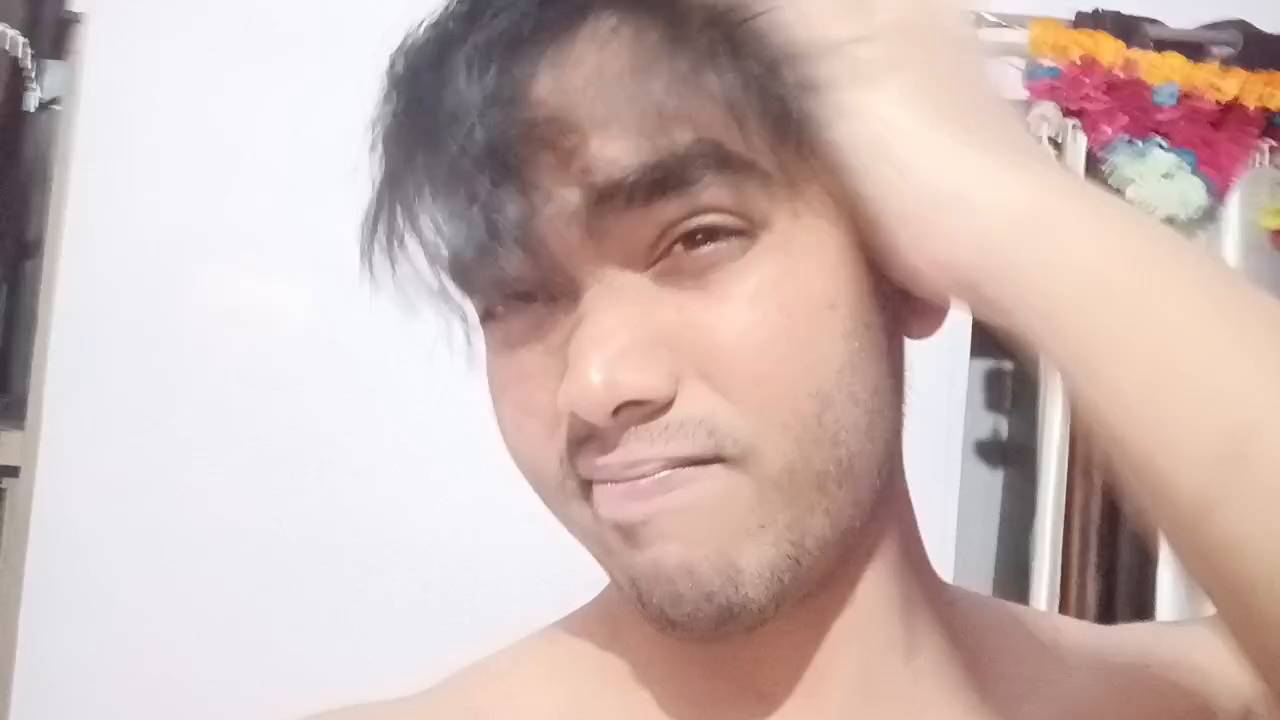
#> input picture frame 0 of public/videos/puppy-chat.mp4, 1280 x 720 px, given in place of pup15.mp4, which was not available
$ python extract_vids.py
#> lines starting #> are read from the running program, lines starting #| are printed output that depends on the picture
import cv2
import os

for vid in ['pup15', 'pup16', 'pup17']:
    out_dir = f'reference/{vid}_frames'
    os.makedirs(out_dir, exist_ok=True)
    cap = cv2.VideoCapture(rf'..\{vid}.mp4')
    fps = cap.get(cv2.CAP_PROP_FPS) or 30
    total = int(cap.get(cv2.CAP_PROP_FRAME_COUNT))
    dur = total / fps
    print(f"{vid}.mp4: {total} frames, {dur:.2f}s, {fps:.2f} fps")

    for i in range(25):
        t = (i / 24) * (total - 1)
        cap.set(cv2.CAP_PROP_POS_FRAMES, int(t))
        ret, frame = cap.read()
        if ret:
            sec = t / fps
            cv2.imwrite(f"{out_dir}/frame_{i:03d}_{sec:.2f}s.jpg", frame)
#> this loop made 25 passes
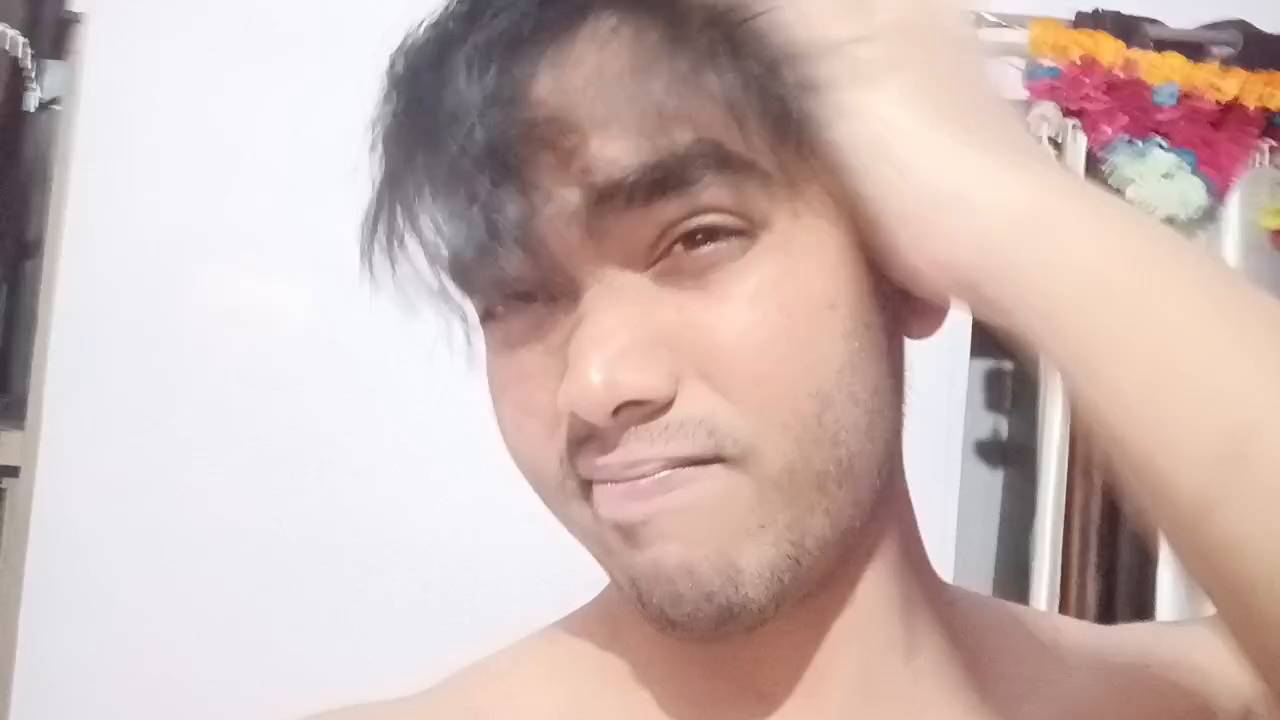
#> input picture frame 0 of public/videos/puppy-chat.mp4, 1280 x 720 px, given in place of pup15.mp4, which was not available
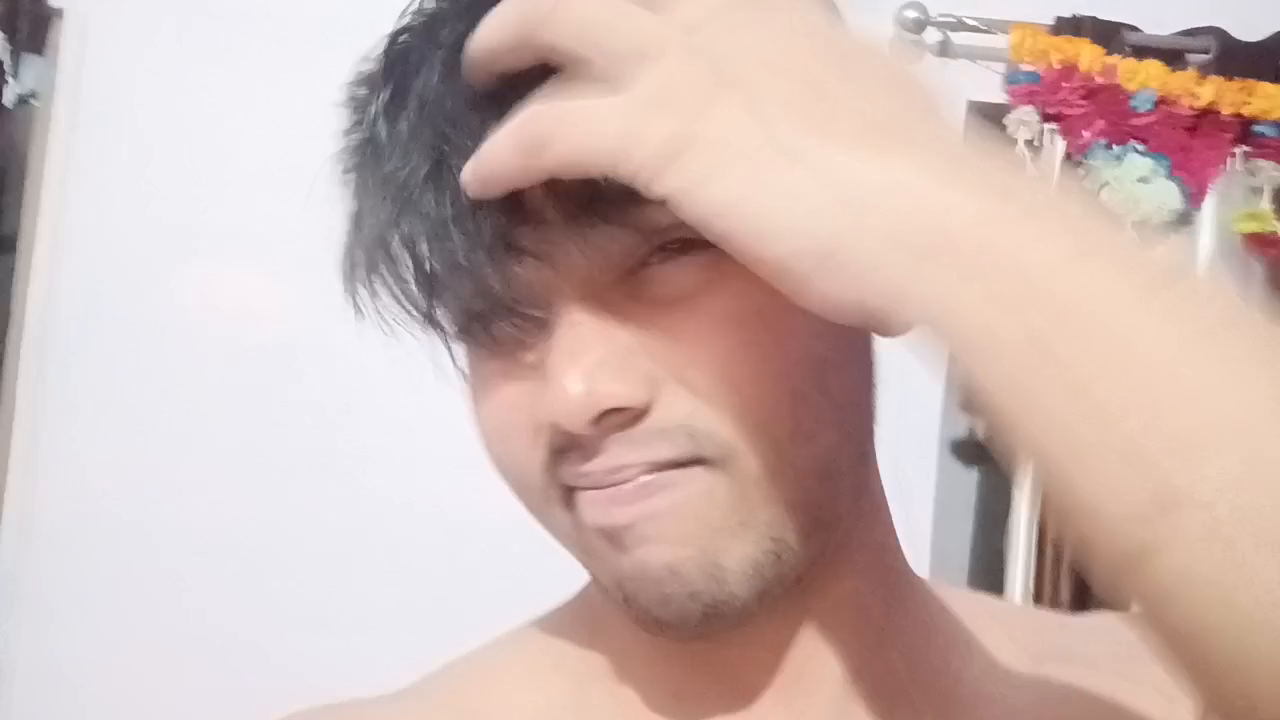
#> input picture frame 2 of public/videos/puppy-chat.mp4, 1280 x 720 px, given in place of pup15.mp4, which was not available
#> pass 3, `ret, frame = cap.read()`:
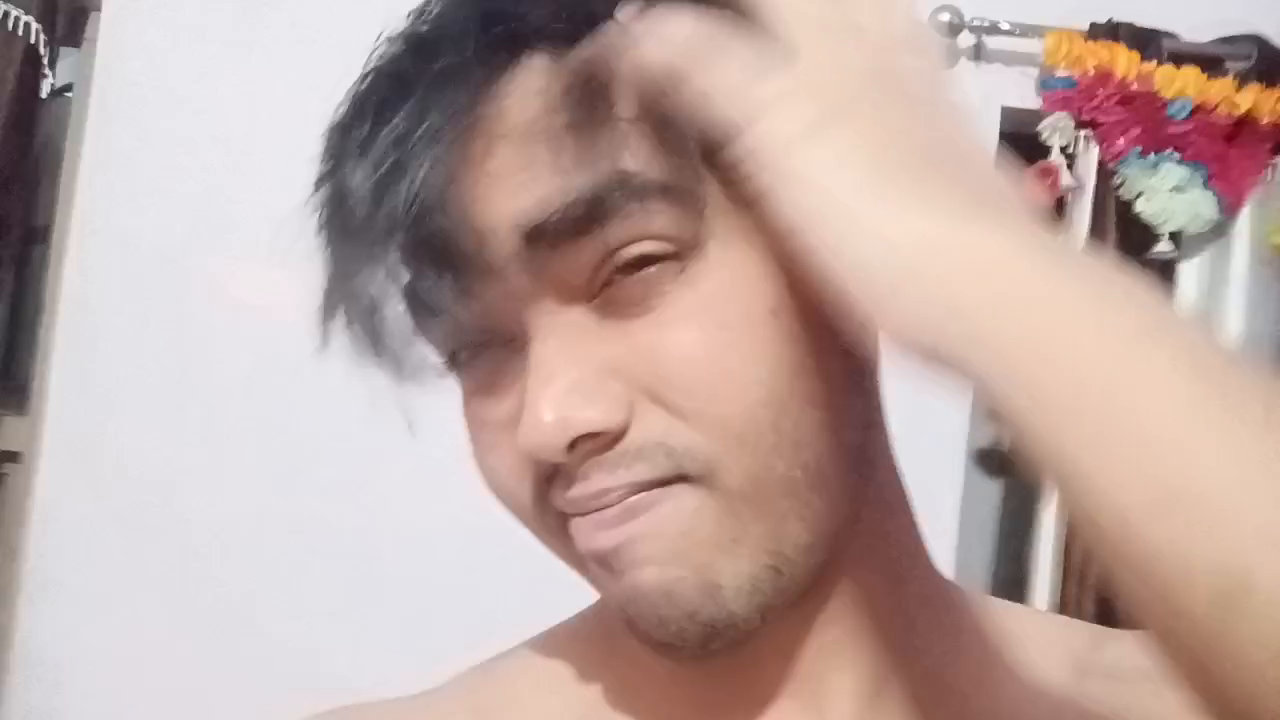
#> frame: shape (720, 1280, 3); mean B, G, R 162.5, 167.6, 190
    cap.release()

print("All video frames extracted!")

$ run again, starting later in the video
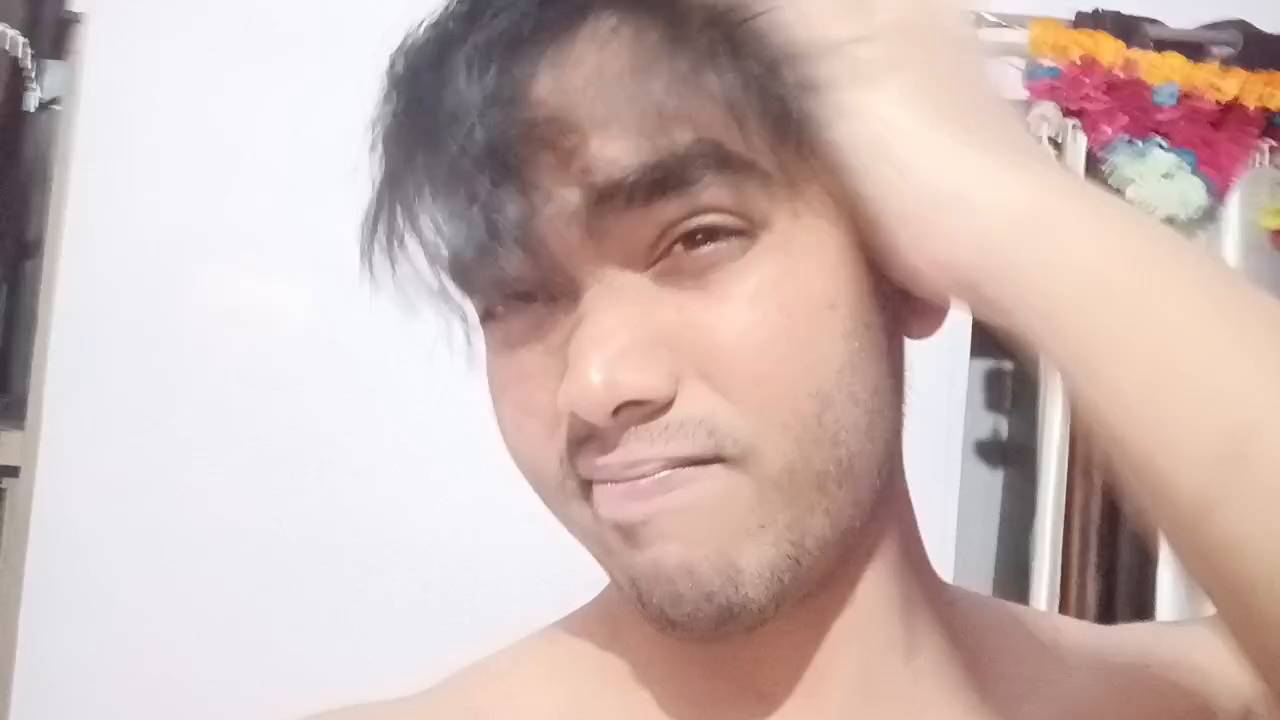
#> input picture frame 0 of public/videos/puppy-chat.mp4, 1280 x 720 px, given in place of pup15.mp4, which was not available
#> the loop `for i in range(25):` made 25 passes
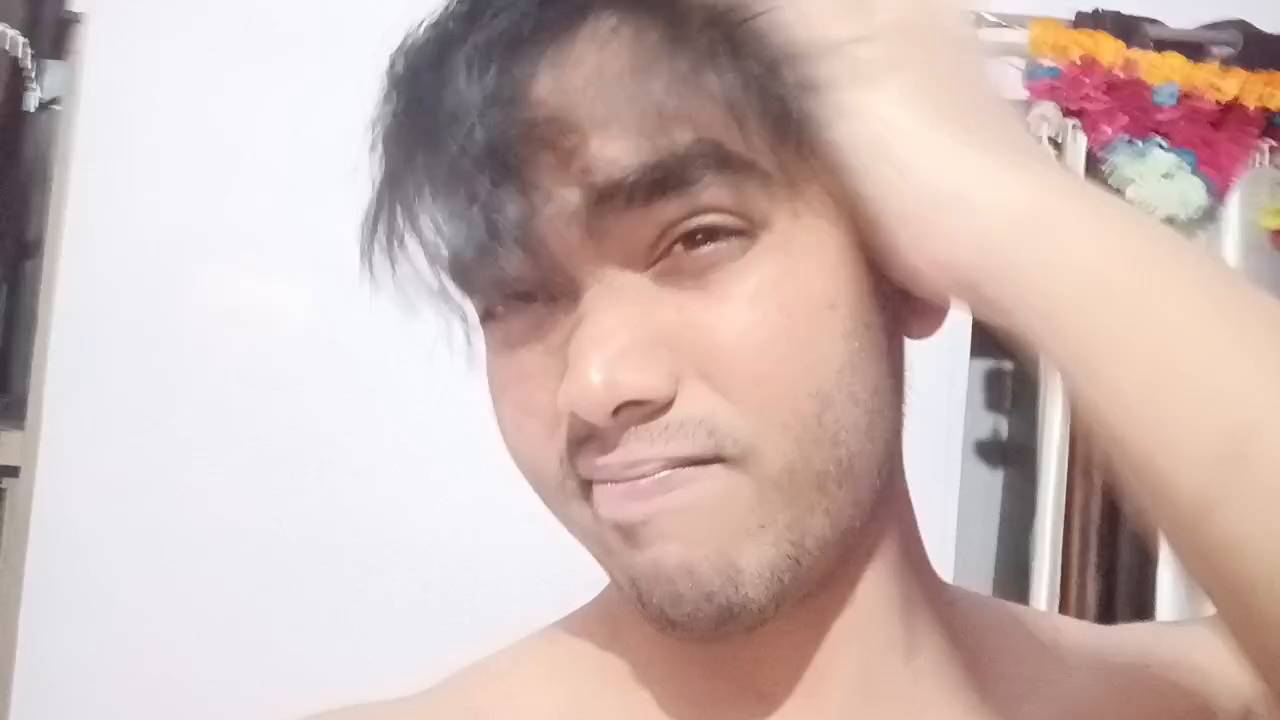
#> input picture frame 0 of public/videos/puppy-chat.mp4, 1280 x 720 px, given in place of pup15.mp4, which was not available
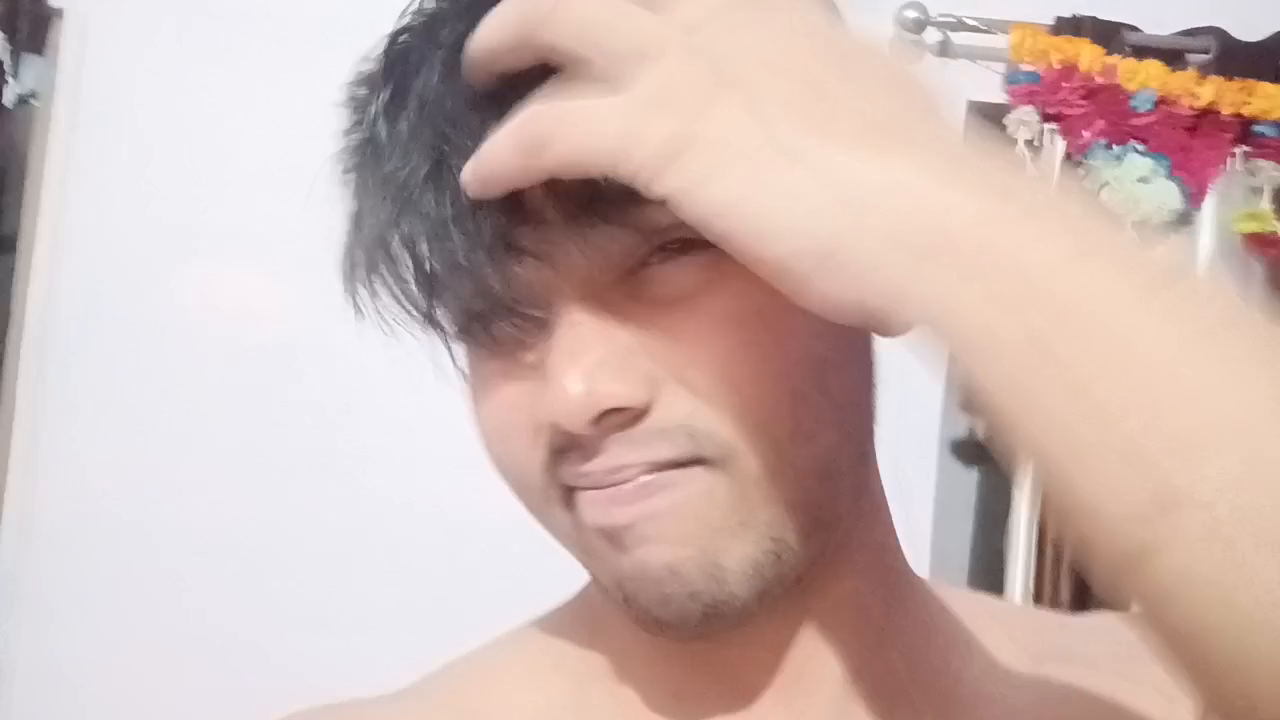
#> input picture frame 2 of public/videos/puppy-chat.mp4, 1280 x 720 px, given in place of pup15.mp4, which was not available

$ run again, starting later in the video
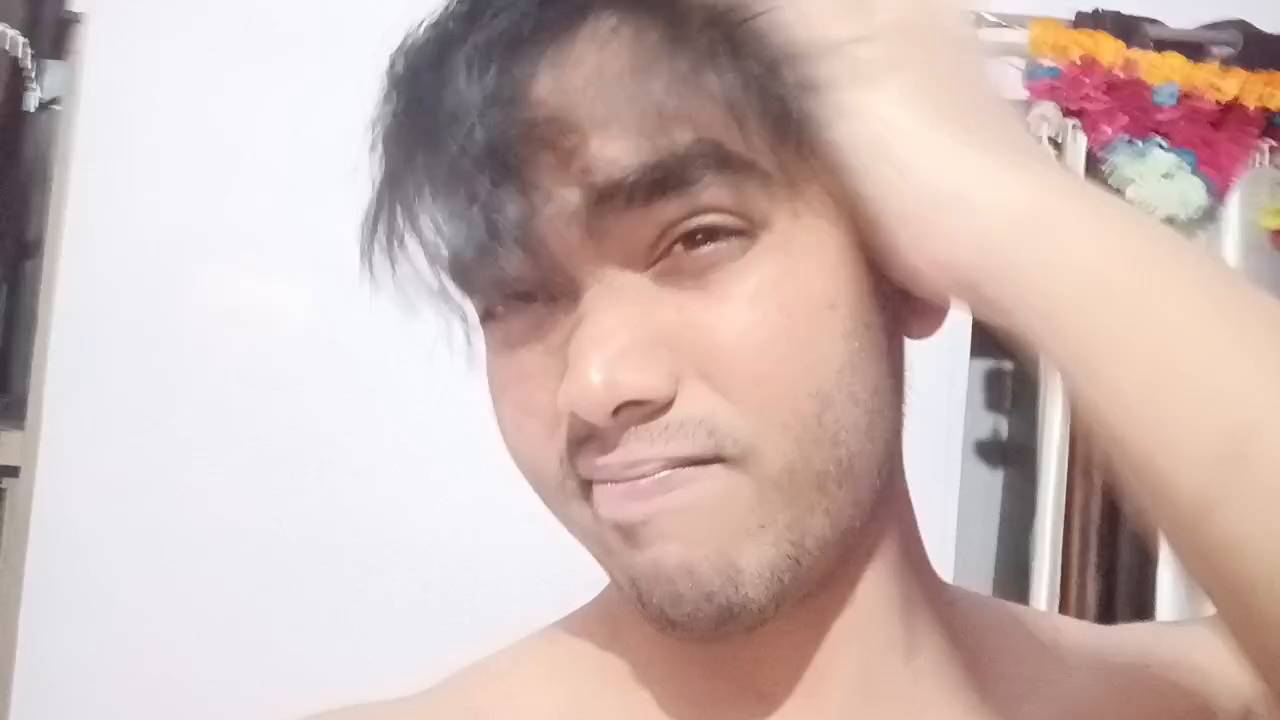
#> input picture frame 0 of public/videos/puppy-chat.mp4, 1280 x 720 px, given in place of pup15.mp4, which was not available
#> the loop `for i in range(25):` made 25 passes
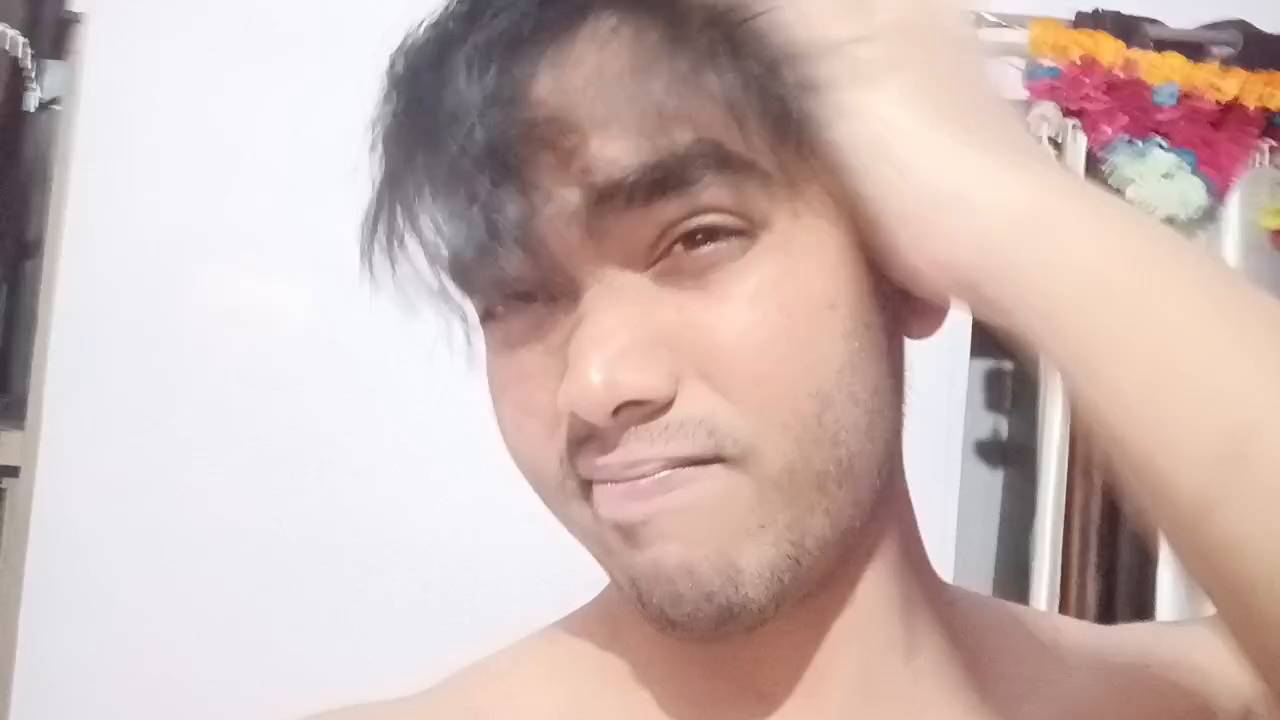
#> input picture frame 0 of public/videos/puppy-chat.mp4, 1280 x 720 px, given in place of pup15.mp4, which was not available
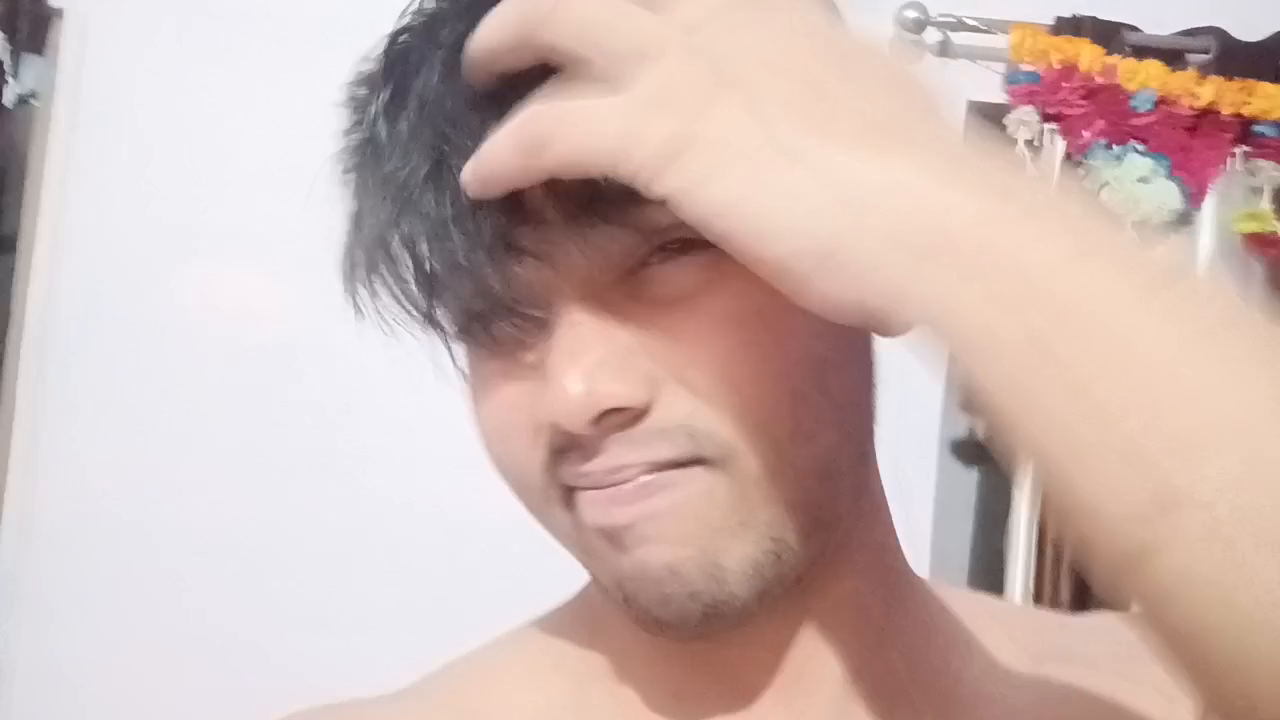
#> input picture frame 2 of public/videos/puppy-chat.mp4, 1280 x 720 px, given in place of pup15.mp4, which was not available
